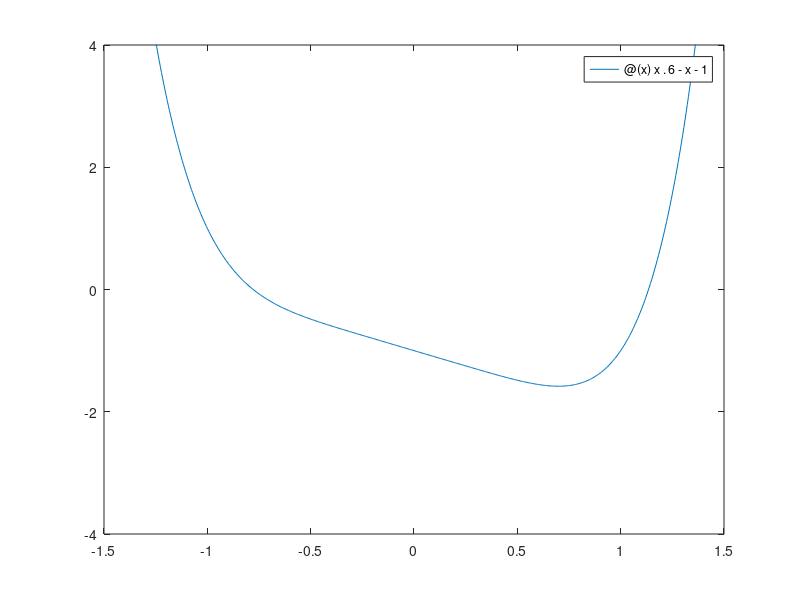

This chart was generated by the following MATLAB code: (Note: this script raises an error after producing the figure.)
clc
clear

fprintf("\nÜlesanne 1.")

figure(1)
fplot(@(x)x.^6 - x - 1 )
xlim([-1.5, 1.5])
ylim([-4, 4])
xline(0)
yline(0)
grid on

syms x
%g = @(x) x.^6 - 1.0;                   % ei sobi, hajub
g1 = @(x) -nthroot(x + 1.0, 6);   % plus ja miinus peab ka ees olema
g2 = @(x) +nthroot(x + 1.0, 6);   % plus ja miinus peab ka ees olema
%dg = matlabFunction(diff(x.^6 - 1.0)); % ei sobi, hajub
dg = matlabFunction(diff(nthroot(x + 1.0, 6))); % vahet pole kas - või + panna. sama tulemus
x0 = [-0.75, 1.2];
disp(abs(dg(x0)))
disp(abs(dg(x0)) < 1)

%{
LISA:
syms x
tuletis = diff(g, x)

syms tul(x)
tul(x) = tuletis

% kui ei meeldi harilik murd siis vpa() teisendab kümnendmurruks 32 komakohaga
vpa(abs(tul(-0.75)))    
vpa(abs(tul(1.2)))    
%}
fprintf("Harilik iteratsioonimeetod:\n")
epsilon = 1.0E-6;
max_iter = 1000;
[~,~] = him(g1, x0(1), epsilon, max_iter);
[~,~] = him(g2, x0(2), epsilon, max_iter);

fprintf("Newtoni meetod:\n")
f = @(x) x.^6 - x - 1.0;
df = @(x) 6.*x.^5 - 1.0;

[~,~] = newton_method(f, df, x0(1), epsilon, max_iter);
[~,~] = newton_method(f, df, x0(2), epsilon, max_iter);

fprintf("\nÜlesanne 3.")
fprintf("Harilik iteratsioonimeetod:\n")
[~,~] = him(g2, 0.0, epsilon, max_iter); % g1-korral hajub
fprintf("Newtoni meetod:\n")
[~,~] = newton_method(f, df, 0.0, epsilon, max_iter);

fprintf("\nÜlesanne 2.")
clear
figure(2)
fplot(@(x) x.^3 - 6.*x.^2 + 3.*atan(x) + 3)
xline(0); yline(0)
xlim([-2, 7])
ylim([-30, 30])
grid on

fprintf("Harilik iteratsioonimeetod:\n")
syms x
%g = @(x) tan((-x.^3 + 6.*x.^2 - 3)./3.0);
g1 = @(x) nthroot(6.*x.^2 - 3.*atan(x) - 3.0, 3);
dg1 = matlabFunction(diff( nthroot(6.*x.^2 - 3.*atan(x) - 3.0, 3) ));
g2 = @(x) sqrt((x.^3 + 3.*atan(x) + 3)./6.0);
dg2 = matlabFunction(diff( sqrt((x.^3 + 3.*atan(x) + 3)/6.0) ));
x0 = [-0.5, 1.0, 5.8];
abs(dg1(x0))    % sobib 5.8 jaoks
abs(dg2(x0))    % sobib -0.5, 1.0 jaoks

epsilon = 1.0E-6;
max_iter = 1000;
g2_neg = @(x) -sqrt((x.^3 + 3.*atan(x) + 3)/6.0);
[~, ~] = him(g2_neg, x0(1), epsilon, max_iter);
[~, ~] = him(g2,     x0(2), epsilon, max_iter);
[~, ~] = him(g1,     x0(3), epsilon, max_iter);

fprintf("Newtoni meetod:\n")
f = @(x) x.^3 - 6.*x^2 + 3.*atan(x) + 3;
df = matlabFunction(diff( x.^3 - 6.*x^2 + 3.*atan(x) + 3 ));

for i = 1:length(x0)
    [~, ~] = newton_method(f, df, x0(i), epsilon, max_iter);
end

fprintf("Modifitseeritud Newtoni meetod:\n")
for i = 1:length(x0)
    [~, ~] = modified_newton(f, df, x0(i), epsilon, max_iter);
end

fprintf("\nÜlesanne 4.")
f = @(x) x.^5 - x.^2 - 2.0;
figure(3)
fplot(f)
grid on
xlim([-2, 2.5])
ylim([-30, 30])
xline(0)
yline(0)

[~, ~] = secant_method(f, 1.0, 1.5, epsilon, max_iter);


function [x_uus, count] = him(g, x_algne, tol, max_iter)
    % Leiab lahendi hariliku iteratsioonimeetodiga
    % g - iteratsioonifunktsioon
    % x_algne - algväärtus
    % tol - tolerants
    % max_iter - maksimaalne iteratsioonide arv

    % Algväärtused
    x_uus  = x_algne;
    x_vana = x_algne - 1; % Algväärtus, mis erineb x_uus-st
    count  = 0;

    % Iteratsiooniprotsess
    while abs(x_uus - x_vana) >= tol && count < max_iter
        x_vana = x_uus;
        x_uus  = g(x_vana); % h.i.m eeskiri
        count  = count + 1;
    end

    % Kontroll, kas maksimaalne iteratsioonide arv ületati
    if count >= max_iter
        warning('Maksimaalne iteratsioonide arv ületatud.');
    end

    fprintf('Iterations = %d, Solution = [%.6f, %.6f]\n', count, x_uus, 0.0);
end

function [x, count] = newton_method(f, df, x0, epsilon, max_iter)
    % f - funktsioon, mille nullkohta otsime
    % df - funktsiooni tuletis
    % x0 - alglähend
    % epsilon - täpsus
    % max_iter - maksimaalne iteratsioonide arv
    x1 = x0;
    count = 0;
    while abs(f(x1)) > epsilon && count < max_iter
        x0 = x1; % Uuenda x0 väärtusega x1
        x1 = x0 - f(x0)/df(x0); % Newtoni meetodi
        count = count + 1;
    end
    x = x1;

    % Kontroll, kas maksimaalne iteratsioonide arv ületati
    if count >= max_iter
        warning('Maksimaalne iteratsioonide arv ületatud.');
    end

    fprintf('Iterations = %d, Solution = [%.6f, %.6f]\n', count, x, 0.0);
end

function [x, count] = modified_newton(f, df, x0, eps, max_iter)
    % f - funktsioon, mille nullkohta otsime
    % df - funktsiooni tuletis
    % x0 - alglähend
    % eps - täpsus
    % max_iter - maksimaalne iteratsioonide arv

    % Algväärtustamine
    x = x0;
    count = 0;
    df_x0 = df(x0); % Tuletise väärtus alglähendis

    % Iteratiivne protsess
    while abs(f(x)) > eps && count < max_iter
        x0 = x;
        x  = x0 - f(x0) / df_x0;
        count = count + 1;
    end

    % Kui maksimaalne iteratsioonide arv on saavutatud
    if count >= max_iter
        warning('Maksimaalne iteratsioonide arv ületatud.');
    end

    fprintf('Iterations = %d, Solution = [%.6f, %.6f]\n', count, x, 0.0);
end

function [x, count] = secant_method(f, x0, x1, eps, max_iter)
    % f - funktsioon, mille nullkohta otsime
    % x0 - esimene alglähend
    % x1 - teine alglähend
    % eps - täpsus
    % max_iter - maksimaalne iteratsioonide arv

    count = 0;
    while (abs(f(x1))) > eps && count < max_iter
        x2 = x1 - f(x1)*(x1 - x0)/(f(x1) - f(x0));
        x0 = x1;
        x1 = x2;
        count = count + 1;
    end

    % Kontroll, kas maksimaalne iteratsioonide arv ületati
    if count >= max_iter
        warning('Maksimaalne iteratsioonide arv ületatud.');
    end
    x = x1;

    fprintf('Iterations = %d, Solution = [%.6f, %.6f]\n', count, x, 0.0);
end